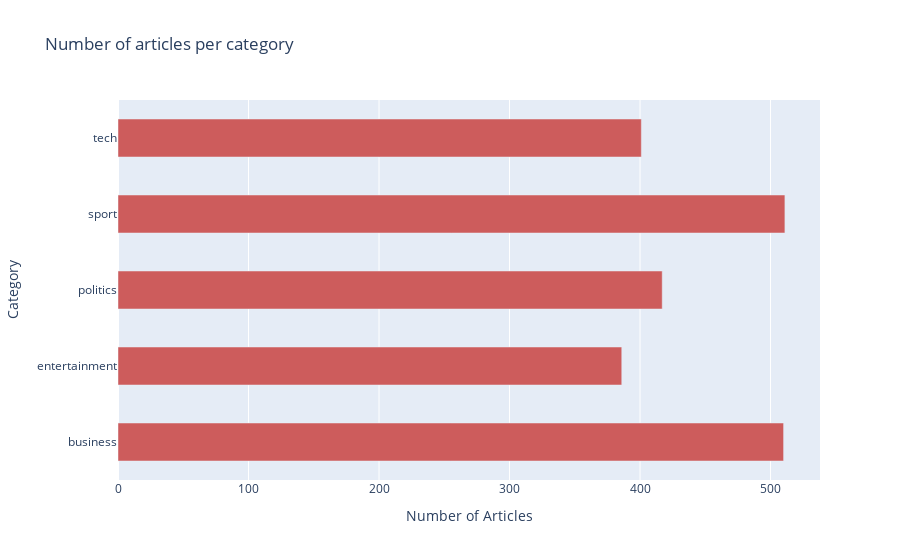

Here is the notebook cell this chart was saved with:
### Code cell
df1=df.groupby(['Category']).count().reset_index()
x=df1['Content']
y=df1['Category']
fig = go.Figure(go.Bar(
    x=x,
    y=y,
    marker_color='indianred',
    width=0.5,
    orientation='h'))
fig.update_layout(title='Number of articles per category',
    yaxis=dict(
        title='Category',
    ),
    xaxis=dict(
        title='Number of Articles',
    ),
)
fig.show()

### Figure 1 — Plotly figure (JSON) as saved in the notebook; plotly's stock layout.template omitted (floating-point values rounded to 4 significant figures)
{"data": [{"marker": {"color": "indianred"}, "orientation": "h", "type": "bar", "width": 0.5, "x": [510, 386, 417, 511, 401], "y": ["business", "entertainment", "politics", "sport", "tech"]}], "layout": {"title": {"text": "Number of articles per category"}, "xaxis": {"title": {"text": "Number of Articles"}}, "yaxis": {"title": {"text": "Category"}}}}
